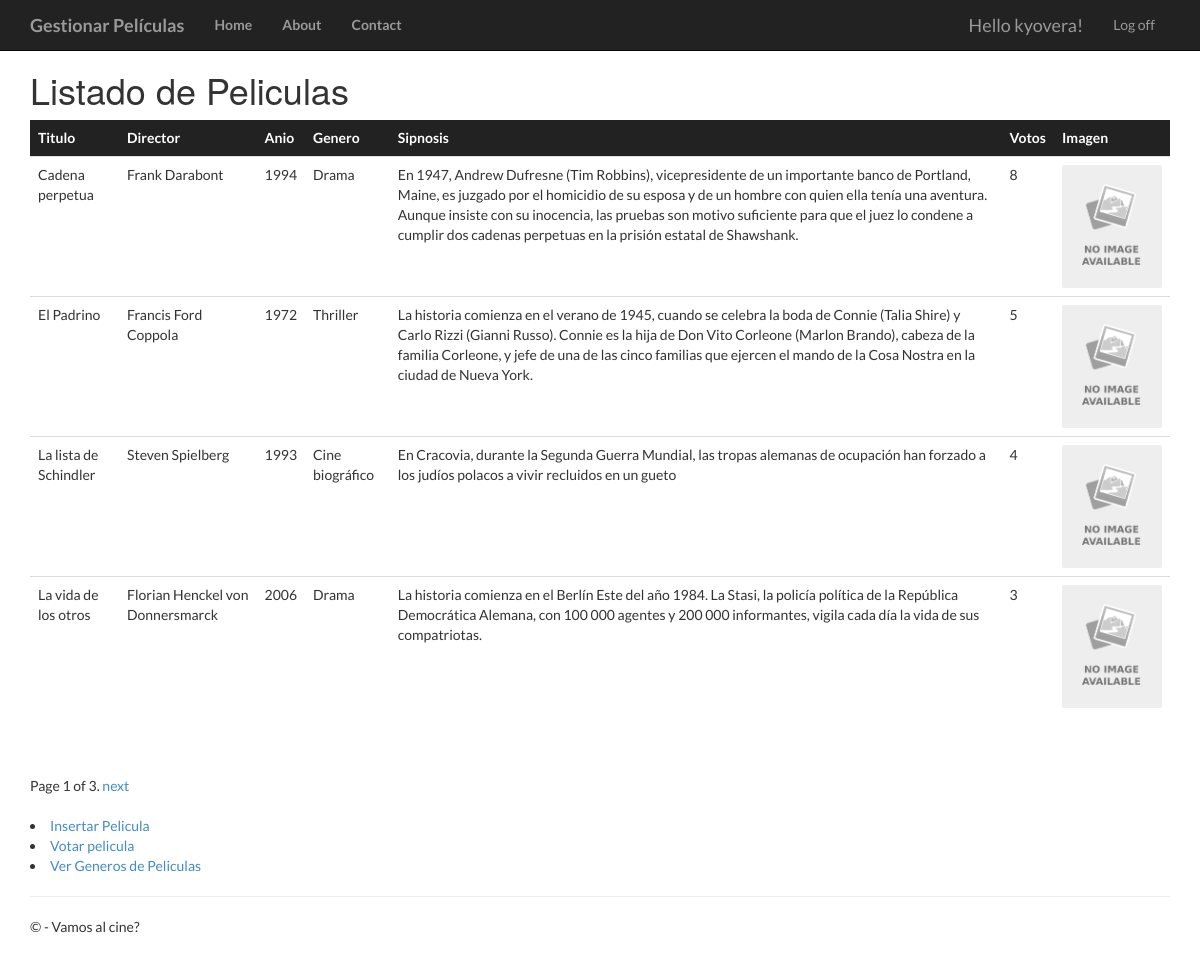
Screenshot of /peliculas/ (signed in) with the database file from the repository.
### app/models.py (models this page shows, shortened)
class Pelicula(models.Model):
	titulo = models.CharField(max_length=100)
	direccion = models.CharField(max_length=60)
	anio = models.IntegerField(validators=[MaxValueValidator(99999999999)])
	genero = models.CharField(max_length=60)
	sinopsis = models.CharField(max_length=700)
	votos = models.IntegerField(validators=[MaxValueValidator(99999999999)])
	imagen = models.ImageField(null=True, blank=True, upload_to="images/")

### app/views.py (the view)
# urls.py: path('peliculas/', views.peliculas, name='peliculas'),
def peliculas(request):
	if not request.user.is_authenticated:
		return HttpResponseRedirect('/login')
	else:
		film_lista = Pelicula.objects.all().order_by('-votos')
		paginator = Paginator(film_lista, 4) #Se indica que se mostraran 4 peliculas por pagina
		page = request.GET.get('page')
		try:
			pelis = paginator.page(page)
		except PageNotAnInteger:
			pelis = paginator.page(1)
		except EmptyPage:
			pelis = paginator.page(paginator.num_pages)
		return render(request, 'app/peliculas.html', {'pelis': pelis})

### app/templates/app/peliculas.html (shortened to what this page needs)
{% extends "app/layout.html"%}
{% block content %}
<h1>Listado de Peliculas</h1>
<table class="table table-hover">
	<thead class="thead-dark">
	<tr>
		<td>Titulo</td>
		<td>Director</td>
		<td>Anio</td>
		<td>Genero</td>
		<td>Sipnosis</td>
		<td>Votos</td>
		<td>Imagen</td>
	</tr>
	</thead>
	<tbody>
	{% for filma in pelis %}
	<tr>
		<td>{{ filma.titulo }}</td>
		<td>{{ filma.direccion }}</td>
		<td>{{ filma.anio }}</td>
		<td>{{ filma.genero }}</td>
		<td>{{ filma.sinopsis }}</td>
		<td>{{ filma.votos }}</td>
		{% if filma.imagen %}
		<td><img src="{{ filma.imagen.url }}" width="100"/></td>
		{% else %}
		<td><img src="/media/images/no-image.png" width="100"/></td>
		{% endif %}
	</tr>
	{% endfor %}
	</tbody>
</table>
<br />
{% if pelis.has_other_pages %}
<div class="pagination">
	<span class="step-links">
		<span class="current">
			Page {{ pelis.number }} of {{ pelis.paginator.num_pages }}.
		</span>
		{% if pelis.has_next %}
		<a href="?page={{ pelis.next_page_number }}">next</a>
		{% endif %}
	</span>
</div>
<br />
{% endif %}
{% if request.user.is_superuser %}
<li><a href="{% url 'new_pelicula' %}">Insertar Pelicula</a></li>
{% endif %}
<li><a href="{% url 'voto' %}">Votar pelicula</a></li>
<li><a href="{% url 'generos' %}">Ver Generos de Peliculas</a></li>
{% endblock %}

### app/templates/app/layout.html (shortened to what this page needs)
<!DOCTYPE html>
<html>
<head>
    {% load staticfiles %}
    <link rel="stylesheet" type="text/css" href="{% static 'app/content/bootstrap.min.css' %}" />
    <link rel="stylesheet" type="text/css" href="{% static 'app/content/site.css' %}" />
</head>
<body>
    <div class="navbar navbar-inverse navbar-fixed-top">
        <div class="container">
            <div class="navbar-header">
                <a href="/peliculas" class="navbar-brand"><b>Gestionar Películas</b></a>
            </div>
            <div class="navbar-collapse collapse">
                <ul class="nav navbar-nav">
                    <li><a href="{% url 'home' %}"><b>Home</b></a></li>
                    <li><a href="{% url 'about' %}"><b>About</b></a></li>
                    <li><a href="{% url 'contact' %}"><b>Contact</b></a></li>
                </ul>
                {% include 'app/loginpartial.html' %}
            </div>
        </div>
    </div>
    <div class="container body-content">
{% block content %}{% endblock %}
        <hr/>
        <footer>
            <p>&copy; {{ year }} - Vamos al cine?</p>
        </footer>
    </div>
</body>
</html>

### app/templates/app/loginpartial.html (shortened to what this page needs)
{% if user.is_authenticated %}
<form id="logoutForm" action="/logout/" method="post" class="navbar-right">
    <ul class="nav navbar-nav navbar-right">
        <li><span class="navbar-brand">Hello {{ user.username }}!</span></li>
        <li><a href="javascript:document.getElementById('logoutForm').submit()">Log off</a></li>
    </ul>
</form>
{% else %}
<ul class="nav navbar-nav navbar-right">
    <li><a href="{% url 'registro' %}">Registro</a></li>
    <li><a href="{% url 'login' %}">Login</a></li>
</ul>
{% endif %}

### app/static/app/content/site.css (style rules this page uses)
* { font-family: 'Lato', sans-serif; }
body { padding-top: 50px; padding-bottom: 20px; }
.body-content { padding-left: 15px; padding-right: 15px; }
.thead-dark { color: #fff; font-weight: bold; background-color: #222; }

### rows the page displays
Pelicula: titulo "Cadena perpetua", direccion "Frank Darabont", anio "1994", genero "Drama", sinopsis "En 1947, Andrew Dufresne (Tim Robbins), vicepresidente de un importante banco de Portland, Maine, es juzgado por el homicidio de su esposa y de un hombre con quien ella tenía una aventura. Aunque insiste con su inocencia, las pruebas son motivo suficiente para que el juez lo condene a cumplir dos cadenas perpetuas en la prisión estatal de Shawshank.", votos "8"
Pelicula: titulo "El Padrino", direccion "Francis Ford Coppola", anio "1972", genero "Thriller", sinopsis "La historia comienza en el verano de 1945, cuando se celebra la boda de Connie (Talia Shire) y Carlo Rizzi (Gianni Russo). Connie es la hija de Don Vito Corleone (Marlon Brando), cabeza de la familia Corleone, y jefe de una de las cinco familias que ejercen el mando de la Cosa Nostra en la ciudad de Nueva York.", votos "5"
Pelicula: titulo "La lista de Schindler", direccion "Steven Spielberg", anio "1993", genero "Cine biográfico", sinopsis "En Cracovia, durante la Segunda Guerra Mundial, las tropas alemanas de ocupación han forzado a los judíos polacos a vivir recluidos en un gueto", votos "4"
Pelicula: titulo "La vida de los otros", direccion "Florian Henckel von Donnersmarck", anio "2006", genero "Drama", sinopsis "La historia comienza en el Berlín Este del año 1984. La Stasi, la policía política de la República Democrática Alemana, con 100 000 agentes y 200 000 informantes, vigila cada día la vida de sus compatriotas.", votos "3"

### other values shown
{{ user.username }} "kyovera"
{{ pelis.number }} "1"
{{ pelis.paginator.num_pages }} "3"
